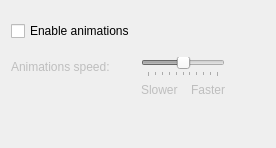
       <widget class="QWidget" name="tab_animations">
        <attribute name="title">
         <string>Ani&amp;mations</string>
        </attribute>
        <layout class="QGridLayout" name="gridLayout_12">
         <item row="5" column="0">
          <spacer name="verticalSpacer_13">
           <property name="orientation">
            <enum>Qt::Vertical</enum>
           </property>
           <property name="sizeType">
            <enum>QSizePolicy::Fixed</enum>
           </property>
           <property name="sizeHint" stdset="0">
            <size>
             <width>20</width>
             <height>10</height>
            </size>
           </property>
          </spacer>
         </item>
         <item row="8" column="1">
          <spacer name="verticalSpacer_16">
           <property name="orientation">
            <enum>Qt::Vertical</enum>
           </property>
           <property name="sizeHint" stdset="0">
            <size>
             <width>20</width>
             <height>40</height>
            </size>
           </property>
          </spacer>
         </item>
         <item row="6" column="0">
          <widget class="QLabel" name="animationsSpeedLabel1">
           <property name="enabled">
            <bool>false</bool>
           </property>
           <property name="text">
            <string>Animations speed:</string>
           </property>
           <property name="buddy">
            <cstring>animationsSpeedRelativeSystem</cstring>
           </property>
          </widget>
         </item>
         <item row="4" column="0">
          <widget class="QCheckBox" name="animationsEnabled">
           <property name="text">
            <string>Enable animations</string>
           </property>
          </widget>
         </item>
         <item row="6" column="1">
          <widget class="QSlider" name="animationsSpeedRelativeSystem">
           <property name="enabled">
            <bool>false</bool>
           </property>
           <property name="minimum">
            <number>-10</number>
           </property>
           <property name="maximum">
            <number>10</number>
           </property>
           <property name="singleStep">
            <number>1</number>
           </property>
           <property name="orientation">
            <enum>Qt::Horizontal</enum>
           </property>
           <property name="invertedControls">
            <bool>false</bool>
           </property>
           <property name="tickPosition">
            <enum>QSlider::TicksBelow</enum>
           </property>
           <property name="tickInterval">
            <number>2</number>
           </property>
          </widget>
         </item>
         <item row="6" column="3">
          <spacer name="horizontalSpacer_47">
           <property name="orientation">
            <enum>Qt::Horizontal</enum>
           </property>
           <property name="sizeHint" stdset="0">
            <size>
             <width>40</width>
             <height>20</height>
            </size>
           </property>
          </spacer>
         </item>
         <item row="7" column="1">
          <layout class="QGridLayout" name="gridLayout_10">
           <item row="0" column="0">
            <widget class="QLabel" name="animationsSpeedLabel2">
             <property name="enabled">
              <bool>false</bool>
             </property>
             <property name="text">
              <string>Slower</string>
             </property>
            </widget>
           </item>
           <item row="0" column="1">
            <widget class="QLabel" name="animationsSpeedLabel4">
             <property name="enabled">
              <bool>false</bool>
             </property>
             <property name="text">
              <string>Faster</string>
             </property>
             <property name="alignment">
              <set>Qt::AlignRight|Qt::AlignTrailing|Qt::AlignVCenter</set>
             </property>
            </widget>
           </item>
          </layout>
         </item>
         <item row="3" column="0">
          <spacer name="verticalSpacer_14">
           <property name="orientation">
            <enum>Qt::Vertical</enum>
           </property>
           <property name="sizeType">
            <enum>QSizePolicy::Fixed</enum>
           </property>
           <property name="sizeHint" stdset="0">
            <size>
             <width>20</width>
             <height>10</height>
            </size>
           </property>
          </spacer>
         </item>
        </layout>
       </widget>
